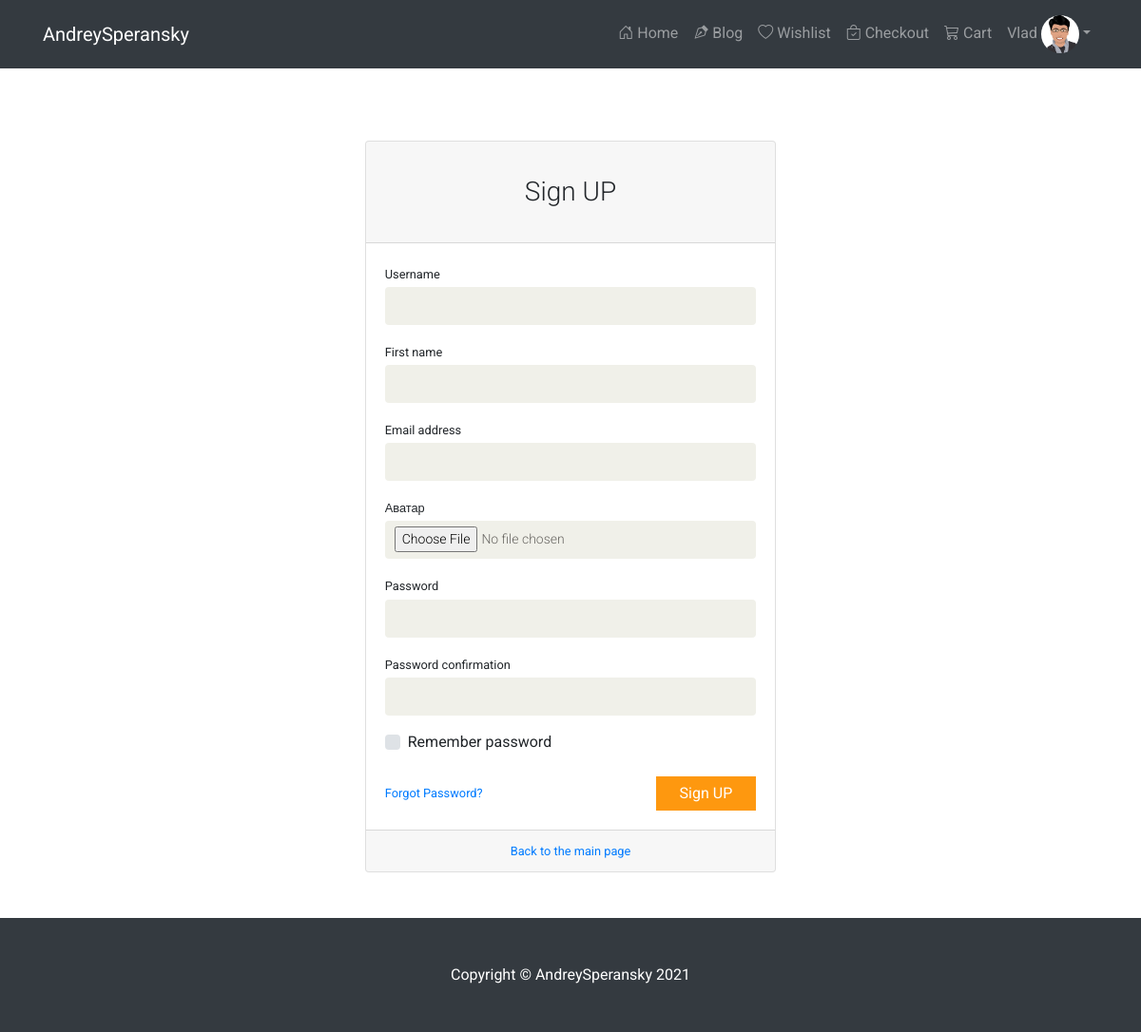
The app's page /auth/register/ (signed in) with its own data.
### authapp/models.py (models this page shows, shortened)
class ShopUser(AbstractUser):
    avatar = models.ImageField(upload_to='avatars/%Y/%m/%d/', verbose_name='аватар', blank=True)

### authapp/views.py (the view)
# urls.py: path('register/', register, name='register'),
def register(request):
    title = 'Регистрация'
    if request.method == 'POST':
        register_form = ShopUserRegisterForm(request.POST, request.FILES)
        if register_form.is_valid():
            register_form.save()
            new_user = register_form.save(commit=False)
            new_user.set_password(register_form.cleaned_data['password2'])
            new_user.save()
            return HttpResponseRedirect(reverse('auth:login'))
    else:
        register_form = ShopUserRegisterForm()
    context = {'register_form': register_form, 'title': title}
    return render(request, 'authapp/register.html', context=context)

### authapp/forms.py (shortened to what this page needs)
class ShopUserRegisterForm(UserCreationForm):
    class Meta:
        model = ShopUser
        fields = ('username', 'first_name', 'email', 'avatar', 'password1',  'password2')
    def __init__(self, *args, **kwargs):
        super().__init__(*args, **kwargs)
        for field_name, field in self.fields.items():
            field.widget.attrs['class'] = 'form-control'
            field.help_text = ''

### authapp/templates/authapp/register.html (shortened to what this page needs)
{% extends 'auth_base.html' %}
{% load static %}
{% block content %}
  <div class="container col-md-5 my-5">
    <div class="card signup-form border-1 rounded-lg mt-5">
      <div class="card-header"><h3 class="text-center font-weight-light my-4">Sign UP</h3></div>
      <div class="card-body">
        <form action="{% url 'auth:register' %}" method="POST" enctype="multipart/form-data">
          {% for f in register_form %}
            <div class="form-group ">
              <label class="small mb-1" for="{{ f.id_for_label }}">{{ f.label }}</label>
              {{ f }}
            </div>
          {% endfor %}
          <div class="form-group">
            <div class="custom-control custom-checkbox">
              <label class="custom-control-label" for="rememberPasswordCheck">Remember
                password</label>
            </div>
          </div>
          <div class="form-group d-flex align-items-center justify-content-between mt-4 mb-0">
            <a class="small" href="#">Forgot Password?</a>
            <button type="submit" class="btn btn-primary">Sign UP</button>
          </div>
        </form>
      </div>
      <div class="card-footer text-center">
        <div class="small"><a href="{% url "main:index" %}">Back to the main page</a></div>
      </div>
    </div>
  </div>
{% endblock %}

### templates/includes/inc_navbar.html (shortened to what this page needs)
<nav class="navbar navbar-expand-lg navbar-dark bg-dark fixed-top">
  <div class="container">
    <a class="navbar-brand" href="#">AndreySperansky</a>
    <div class="collapse navbar-collapse" id="navbarResponsive">
      <ul class="navbar-nav ml-auto">
        <li class="nav-item ">
          <a class="nav-link {% if request.resolver_match.url_name == 'index' %}active{% endif %}" href="{% url 'mainapp:index' %}">
            <i class="bi bi-house-door"></i>
            Home
          </a>
        </li>
        <li class="nav-item ">
          <a class="nav-link {% if request.resolver_match.namespace == 'blog' %}active{% endif %}" href="{% url 'blog:main' %}">
            <i class="bi bi-vector-pen"></i>
            Blog
          </a>
        </li>
        <li class="nav-item">
          <a class="nav-link {% if request.resolver_match.url_name == 'bookmarks' %}active{% endif %}" href="{% url 'mainapp:bookmarks' %}">
          <i class="bi bi-heart"></i>
            Wishlist
          </a>
        </li>
        <li class="nav-item">
          <a class="nav-link {% if request.resolver_match.url_name == 'checkout' %}active{% endif %}" href="{% url 'basketapp:checkout' %}">
            <i class="bi bi-bag-check"></i>
            Checkout
          </a>
        </li>
        <li class="nav-item">
          <a class="nav-link {% if request.resolver_match.url_name == 'cart' %}active{% endif %}" href="{% url 'basketapp:cart' %}">
            <i class="bi bi-cart3"></i>
            Cart
          </a>
        </li>
        {% if user.is_authenticated %}
          <li class="nav-item dropdown">
            <a class="nav-link dropdown-toggle" id="userDropdown" href="#" role="button" data-toggle="dropdown"
               aria-haspopup="true" aria-expanded="false">{{ user.first_name|default:'Noname' }} <img
                    src="/media/{{ user.avatar|default:'avatars/avatar-placeholder2.png' }}" alt="..."
                    class="rounded-circle" width="40"></a>
          </li>
        {% endif %}
      </ul>
    </div>
  </div>
</nav>

### myshop/static/css/main.css (style rules this page uses)
body { display: flex; flex-direction: column; padding-top: 100px; min-height: 100vh; font-family: 'Roboto', sans-serif; background: none; position: relative; font-weight:400; }
ul li { list-style: none; }
a { -webkit-transition: 300ms; -moz-transition: 300ms; -o-transition: 300ms; transition: 300ms; }
h1, h2, h3, h4, h5, h6 { font-family: 'Roboto', sans-serif; }
.dropdown-toggle { margin-top: 0 !important; }
.navbar-collapse.collapse { padding-left: 0; }
.navbar-nav { align-items: baseline; }
.login-form form input, .signup-form form input { background: #F0F0E9; border: medium none; color: #696763; display: block; font-family: 'Roboto', sans-serif; font-size: 14px; font-weight: 300; height: 40px; margin-bottom: 10px; outline: medium none; padding-left: 10px; width: 100%; }
.login-form form button, .signup-form form button { background: #FE980F; border: medium none; border-radius: 0; color: #FFFFFF; display: block; font-family: 'Roboto', sans-serif; padding: 6px 25px; }
.btn-primary { background: #FE980F; color: #FFFFFF; border: 0 none; border-radius: 0; }
.btn.btn-primary { background:#FE980F; border: 0 none; border-radius: 0; }

### records on screen
ShopUser: first_name "Vlad", avatar (picture)

### other values on screen
{{ f.label }} "Username" "First name" "Email address" "Аватар" "Password" "Password confirmation"
